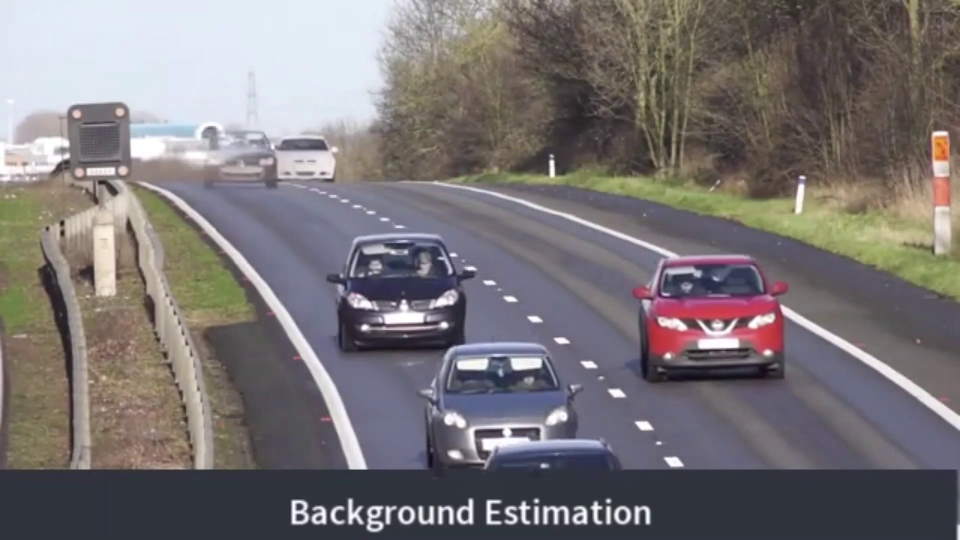
#> input picture frame 76 of _videos/backg_esti.mp4, 1920 x 1080 px, given in place of all_17-18-19_port_pas_23hataliport_.mp4, which was not available (shown at 1/2 size)
$ python semi_labeling.py   (older library calls are emulated)
#> lines starting #> are read from the running program, lines starting #| are printed output that depends on the picture; pictures that were not available may be replaced by others from this repository, and a replacement may not be noted
### tools/videocapture.py
import cv2
import time
import sys
sys.path.append('/vision/tools')

from configmanager import ConfigurationManager
from cameraparameters import CameraParameters
from datetime import datetime
from drawopencv import DrawingOpencv
import os
import glob
import copy
import sys


class VideoCapture:
    """
    Video üzerindeki tüm işlemlerin yapıldığı sınıftır.
    """

    def __init__(self, print_showing=False, pure_frame_save=False, vision_frame_save=True):
        """
        Parameters
        -----------
        print_showing: Boolean - sınıf içerisindeki çıktıların terminalde görünmesini/gizlenmesini sağlar
        pure_frame_save: Boolean - videonun orjinalinin/üzerine birşey yazılmamış halini seçili kamera parametrelerine göre kaydedilmesini sağlar.
        vision_frame_save: Boolean - videonun üzerine hesaplamalar yapılmış son halinin seçili kamere parametrelerine göre kaydedilmesini sağlar.

        Returns
        ----------
        return: None
        """
        self.cfg = ConfigurationManager()
        self.drawopencv = DrawingOpencv()

        self.camera_parameters = CameraParameters("video_airbus")

        self.class_id = int(self.cfg.config_readable['selected_class_id'])
        video_true_webcam_false = eval(self.cfg.config_readable['video_true_webcam_false'])

        if video_true_webcam_false:
            video_path = os.path.dirname(sys.argv[0]) + self.cfg.config_readable['video_path_file']
        else:
            video_path = 0

        self.video_capture = cv2.VideoCapture(video_path)
        self.frame_width = int(self.video_capture.get(3))
        self.frame_height = int(self.video_capture.get(4))

        self.frame_fps = int(self.video_capture.get(cv2.CAP_PROP_FPS))

        self.frame_number = 0
        self.print_showing = print_showing
        self.id = os.path.splitext(os.path.basename(video_path))[0]

        self.resizing = True
        self.new_width = int(self.video_capture.get(3))
        self.new_height = int(self.video_capture.get(4))

        self.selecetROI = False
        self.box = None

        if self.frame_width != self.camera_parameters.width:
            if self.resizing:
                self.scale = self.frame_width / self.camera_parameters.width
                self.new_width = self.camera_parameters.width
                self.new_height = int(self.frame_height / self.scale)
            else:
                self.new_width = self.frame_width
                self.new_height = self.frame_height


        self.pure_frame_save = pure_frame_save
        if self.pure_frame_save:
            self.pure_frame_save_out = cv2.VideoWriter(os.path.dirname(sys.argv[0]) +self.cfg.config_readable['video_save_path_folder']+str(datetime.now().strftime('%Y_%m_%d_%H%M%S'))+'_pure.avi',cv2.VideoWriter_fourcc(*'XVID'), self.frame_fps, (self.new_width,self.new_height))

        self.vision_frame_save = vision_frame_save
        if self.vision_frame_save:
            self.vision_frame_save_out = cv2.VideoWriter(os.path.dirname(sys.argv[0]) +self.cfg.config_readable['video_save_path_folder']+str(datetime.now().strftime('%Y_%m_%d_%H%M%S'))+'_vision.avi',cv2.VideoWriter_fourcc(*'XVID'), self.frame_fps, (self.new_width,self.new_height))


        directory = self.id
        parent_dir = os.path.dirname(sys.argv[0] + self.cfg.config_readable['video_save_path_folder'])
        path = os.path.join(parent_dir, directory)


        try:
            self.frame_number = int(self.cfg.config_changeable['last_frame'])
            self.video_capture.set(cv2.CAP_PROP_POS_FRAMES, self.frame_number)
            #print(latest_file)
        except:
            print("exception_videocapture_init")
            pass


    # [12 lines left out: functions save_pure_frame_save, save_vision_frame_save, not called in this run]

    def get_image(self):
        """
        video dan sırası gelen frame i alan kısımdır, aynı zaman da bölge seçmek, ekran görüntüsü almak gibi kısımlar da burada yapılır.

        Parameters
        -----------
        None:
        Returns
        -----------
        None:
        """

        start_read_frame = time.time()
        self.ret, self.img = self.video_capture.read()
#> self.img is the input picture: shape (1080, 1920, 3); mean B, G, R 117.9, 116.5, 121.4

        self.frame_number = self.frame_number + 1

        if self.ret == False:
            cv2.destroyAllWindows()
            self.img = None
            return

        if self.frame_width != self.camera_parameters.width:
            if self.resizing:
                self.img = cv2.resize(self.img, (self.new_width, self.new_height))
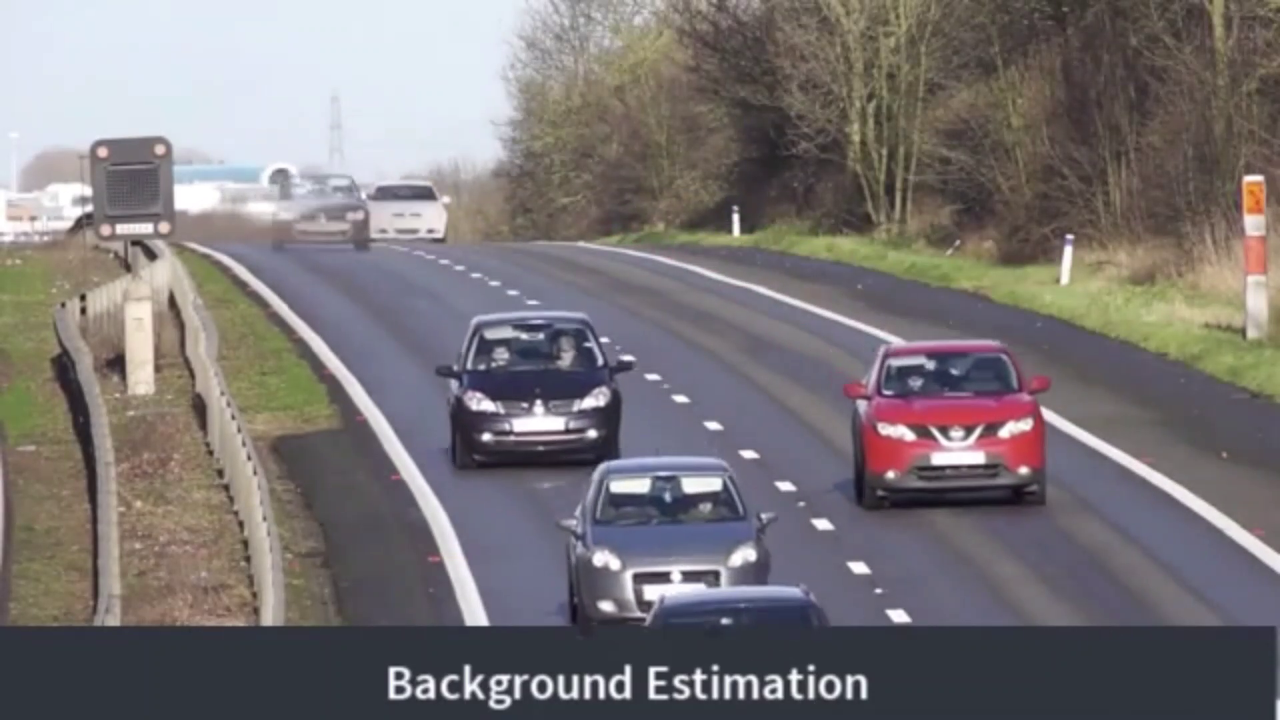
#> self.img: shape (720, 1280, 3); mean B, G, R 117.8, 116.5, 121.4

        self.img = cv2.cvtColor(self.img, cv2.COLOR_RGB2BGR)
        self.img_orj = copy.deepcopy(self.img)

        try:
            directory = self.id
            parent_dir = os.path.dirname(sys.argv[0]) + self.cfg.config_readable['video_save_path_folder']
            path = os.path.join(parent_dir, directory)
            text_name = path + "/" + str(self.frame_number) + "__" + str(self.id) + ".txt"

            if os.path.exists(text_name) == True:
                infile = open(text_name, 'r').readlines()
                for index,line in enumerate(infile):
                    try:
                        index = int(line.split(" ")[0])
                        yolo_x = int(float(line.split(" ")[1]) * self.new_width)
                        yolo_y = int(float(line.split(" ")[2]) * self.new_height)
                        yolo_w = int(float(line.split(" ")[3]) * self.new_width)
                        yolo_h = int(float(line.split(" ")[4]) * self.new_height)

                        x1 = yolo_x - int((yolo_w/2))
                        y1 = yolo_y - int((yolo_h/2))
                        self.drawopencv.drawing_rectangle(self.img, class_id=index, x1_y1=(x1, y1), x2_y2=(x1 + yolo_w, y1 + yolo_h), color=self.drawopencv.color_red)
                    except:
                        pass
        except:
            print("Çizimden dolayı hata oluştu!!! (Sistemin durmasına gerek yok) . videocapture get_image")
            pass

        self.drawopencv.drawing_time_stamp_text(self.img, selected_class=self.class_id)

        self.drawopencv.drawing_frame_number_text(self.img, self.frame_number, self.frame_fps)

        key = cv2.waitKey(1) & 0xFF

        if (key == 27 or key == ord("q")):
            self.ret = False

        if key == ord("s"):
            try:
                cv2.imwrite(os.path.dirname(sys.argv[0]) + self.cfg.config_readable['video_screenshots_path_folder']+str(time.time())+".png", cv2.cvtColor(self.img, cv2.COLOR_RGB2BGR))
            except:
                print("Exception Video Capture cv2.imwrite")
                pass

        if key == ord("r"):
            self.box = cv2.selectROI(self.cfg.config_readable['cv_imshow_title'], cv2.cvtColor(self.img, cv2.COLOR_RGB2BGR), fromCenter=False)
            if self.box[0] == 0 and self.box[1] == 0 and self.box[2] == 0 and self.box[3] == 0:
                self.selecetROI = False
            else:
                self.selecetROI = True

        if self.selecetROI == False:
            self.box = cv2.selectROI(self.cfg.config_readable['cv_imshow_title'], cv2.cvtColor(self.img, cv2.COLOR_RGB2BGR), fromCenter=False)
            if self.box[0] == 0 and self.box[1] == 0 and self.box[2] == 0 and self.box[3] == 0:
                self.selecetROI = False
            else:
                self.selecetROI = True

        self.read_frame_time = time.time() - start_read_frame
        if self.print_showing:
            print("Video Capture get_image time: ",self.read_frame_time)

### tools/drawopencv.py
from datetime import datetime, timedelta
import cv2
import numpy as np
import os
from dataclasses import dataclass
from pathlib import Path
import math
from math import atan2, pi, cos, sin

@dataclass
class GeoLocation:
    name: str
    latitude: float
    longitude: float


class Utils:
    location_coefficient = 10000000
    camera_height_max = 2081
    camera_height_min = 480

class DrawingOpencv:
    """
    Tum ekrana cizim islemlerinin yapildigi siniftir.

    """

    visual_beacon_min_distance = 30
    methods = ['cv2.TM_CCOEFF', 'cv2.TM_CCOEFF_NORMED', 'cv2.TM_CCORR', 'cv2.TM_CCORR_NORMED', 'cv2.TM_SQDIFF',
               'cv2.TM_SQDIFF_NORMED']
    methods_str = cv2.TM_CCOEFF_NORMED
    threshold_visual_vs_beacon = 3.09 # meter
    threshold_matching = 0.40 # %70
    max_match_template_corr_score = 1500111222
    min_match_template_corr_score =  200111222

    color_beacon = (255,0,0)
    color_text_beacon = (255,0,0)


    line_thick = 0.65
    color_blue = (0, 0, 255) #blue
    color_red = (255, 0, 0) #red
    color_pink = (240, 131, 244) #pink
    color_green = (7, 216, 17) #green

    def __init__(self):
        pass


    # [48 lines left out: functions angle_between, drawing_beacon_rectangle, not called in this run]

    @staticmethod
    def drawing_time_stamp_text(frame, selected_class):

        """
        Parameters
        -----------
        frame: image - o anki frame
        selected_class: integer - secili sinifin labeli

        Returns
        -----------
        None: geri donuse gerek yok gelen frame uzerine yaziliyor
        """
#> called with selected_class = 1

        ttemp_y = 3
        ttemp_y_end = 60
        sub_img = frame[ttemp_y:ttemp_y_end, 5:320]
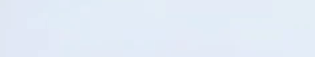
#> sub_img: shape (57, 315, 3); mean R, G, B 226.7, 235.4, 246.7
        white_rect = np.ones(sub_img.shape, dtype=np.uint8) * 255
        res = cv2.addWeighted(sub_img, 0.6, white_rect, 0.5, 1.0)
#> res: shape (57, 315, 3); every value is 255
        frame[ttemp_y:ttemp_y_end, 5:320] = res


        time_stamp = str(datetime.now())[:-3]
        textsize = cv2.getTextSize(time_stamp, cv2.FONT_HERSHEY_COMPLEX_SMALL, DrawingOpencv.line_thick, 1)[0]
        textX = int(10)
        textY = 30 #int(textsize[1]) + int((ttemp_y_end+ttemp_y)/2)

        cv2.putText(frame, "Selected Class Id: "+ str(selected_class), (textX,textY), cv2.FONT_HERSHEY_COMPLEX_SMALL, DrawingOpencv.line_thick, DrawingOpencv.color_blue, 1, cv2.LINE_AA)

    @staticmethod
    def drawing_frame_number_text(frame, frame_number, frame_fps):
        """
        Parameters
        -----------
        frame:image - o anki frame
        frame_number: integer - o anki bulunan frame sayisi
        frame_fps: integer -

        Returns
        -----------
        None: geri donuse gerek yok gelen frame üzerine yaziliyor.
        """
#> called with frame_number = 77, frame_fps = 30

        time_stamp = "frame number: "+str(frame_number)
        textsize = cv2.getTextSize(time_stamp, cv2.FONT_HERSHEY_COMPLEX_SMALL, DrawingOpencv.line_thick, 1)[0]
        textX = int(10)
        textY = 5 + int(textsize[1])

        total_second = int(frame_number / frame_fps)
        microseconds = (total_second * 1000) + int(frame_number % frame_fps)
        conversion = timedelta(seconds=total_second, microseconds=microseconds)
        converted_time = str(conversion)

        time_stamp = time_stamp #+ " time:" + converted_time[:-2]

        cv2.putText(frame, time_stamp,(textX,textY), cv2.FONT_HERSHEY_COMPLEX_SMALL, DrawingOpencv.line_thick, DrawingOpencv.color_green, 1, cv2.LINE_AA)
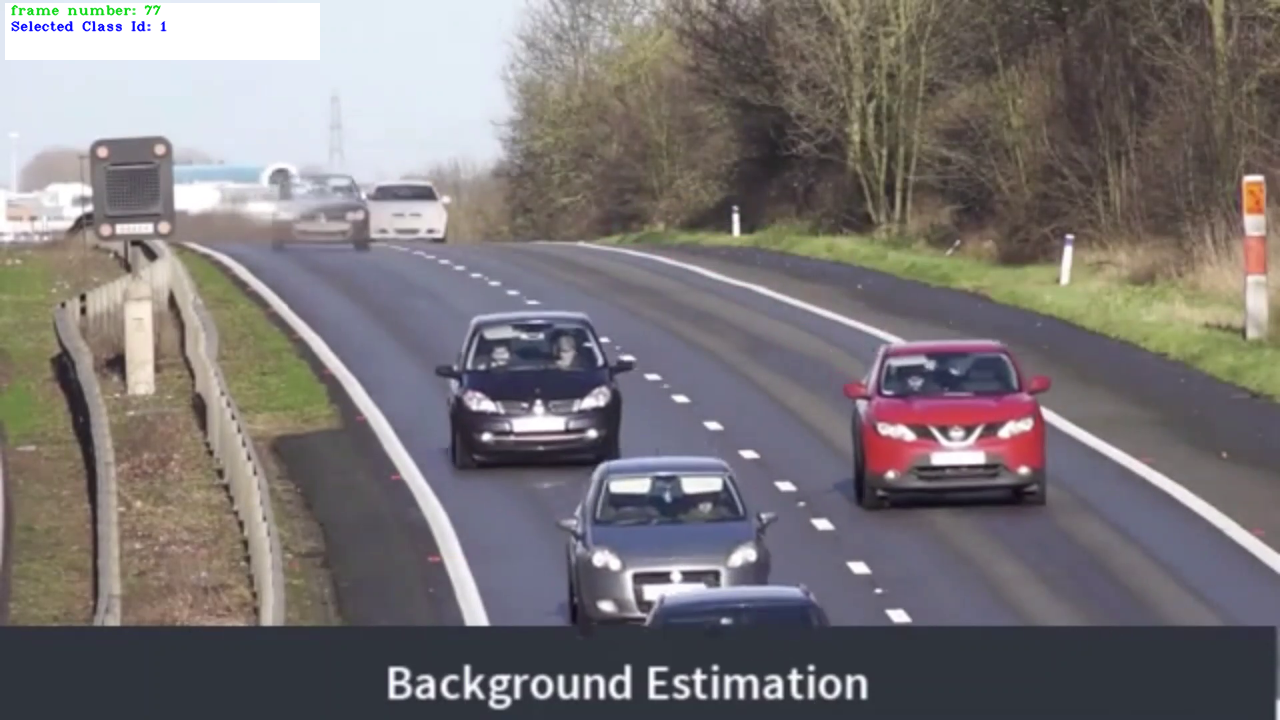
#> frame: shape (720, 1280, 3); mean R, G, B 121.7, 116.7, 117.9


    # [33 lines left out: functions drawing_rectangle, opencv_put_text, not called in this run]


### tools/configmanager.py
import configparser
import os
import sys


class ConfigurationManager:
    """
    Projeye ait tüm ilk ayarlarin yazili oldugu config_file.yaml dosyasini okuma ve bazi parametrelerini degistirmek icin yaratilan siniftir.
    """

    def __init__(self):
        self.config_readable, self.config_changeable = self.read_config_file()

    def read_config_file(self):
        """
        Parameters
        ------------
        None:

        Returns
        ------------
        config_readable : configparser - config okunabilir blogu
        config_changeable : configparser - config degistirilebilir blogu
        """

        path_of_the_config_yaml = os.path.dirname(sys.argv[0]) + '/config/config_file.yaml'
        config_f1 =configparser.ConfigParser()
        config_f1.read(path_of_the_config_yaml)
        config_readable = config_f1['readable']
        config_changeable = config_f1['changeable']
        return config_readable, config_changeable

    def set_last_frame(self, last_frame):
        """
        Parameters
        ------------
        last_frame: string - üzerinde calisilan en son frame numarasi

        Returns
        ------------
        rtn: Boolean - config verinin yazilma durumu
        """


        path_of_the_config_yaml = os.path.dirname(sys.argv[0]) + '/config/config_file.yaml'

        parser = configparser.ConfigParser()
        parser.read(path_of_the_config_yaml)
        parser.set('changeable', 'last_frame', str(last_frame))
        try:
            with open(path_of_the_config_yaml, "w+") as configfile:
                parser.write(configfile)
            return True

        except:
            # TODO: isin bitince sil
            print("set_last_frame exception")
            return False

    def set_selected_id(self, selected_id):
        """
        Parameters
        ------------
        selected_id: string -

        Returns
        ------------
        rtn: Boolean - config verinin yazilma durumu
        """

        path_of_the_config_yaml = os.path.dirname(sys.argv[0]) + '/config/config_file.yaml'
        parser = configparser.ConfigParser()
        parser.read(path_of_the_config_yaml)
        parser.set('readable', 'selected_class_id', str(selected_id))
        try:
            with open(path_of_the_config_yaml, "w+") as configfile:
                parser.write(configfile)
            return True
        except:
            return False


    # [68 lines left out: functions set_split_max_class_count, set_split_percentage_valid, set_split_type_yolov3_yolov5, not called in this run]

### tools/cameraparameters.py
class CameraParameters:
    """
    Kameralarin ozelliklerinin tanimlandigi kisimdir.
    """

    def __init__(self, camera_type='video_airbus'):
        """
        Parameters
        -----------
        camera_type: string

        Returns
        -----------
        None:
        """
        self.camera_info = self.camera_types(camera_type.lower())
        self.width = self.camera_info["width"]
        self.height = self.camera_info["height"]
        self.center_x = int(self.width / 2)
        self.center_y = int(self.height / 2)


    def camera_types(self, camera_type):
        """
        Parameters
        -----------
        camera_type: string

        Returns
        -----------
        return: Json
        """

        list_of_camera = {"default" : {"width": 1280, "height" : 720},
                        "hd": {"width": 1920, "height": 1080},
                         "webcam": {"width": 1280, "height": 960},
                         "webcam2": {"width": 640, "height": 480 },
                         "video_airbus"  : {"width": 1280, "height" : 720}
                         }
        if camera_type in list_of_camera.keys():
            return list_of_camera[camera_type]
        raise ValueError(f"Error: Input camera name is not defined. Please define it. Input camera name: {camera_type}")

    # [5 lines left out: function __str__, not called in this run]

### semi_labeling.py
import warnings
warnings.filterwarnings("ignore")
from turtle import width
from enum import Enum
import os
import numpy as np
import cv2
import time
import argparse

import sys
sys.path.append('tools')
from configmanager import ConfigurationManager
from videocapture import VideoCapture
from drawopencv import DrawingOpencv

class TrackerTypes(Enum):
    BOOSTING = 0,
    MIL = 1,
    KCF = 2,
    TLD = 3,
    MEDIANFLOW = 4,
    GOTURN = 5,
    MOSSE = 6,
    CSRT = 7,


class SingleObjectTracking:
    """
    Tracking yapildigi siniftir.
    Etiketlenen framelerin ve txtlerin yazildigi kisimdir.
    classes.txt bu sinifta yaratilir ve kontrol edilir.
    """

    # [198 lines left out: functions __init__, selected_tracker, init_box_selected, update_frame, yolo_format, not called in this run]


def main():
    """
    İslemin basladigi ana siniftir.
    """

    while True:

        video_capture.get_image()
#> (key q is pressed here)

        if (video_capture.ret == False):
            break

        video_capture.save_pure_frame_save(video_capture.img)

        # Region Context
        if (video_capture.selecetROI==True):
            if video_capture.box is not None:
                single_object_tracking = SingleObjectTracking(TrackerTypes.BOOSTING.name, video_capture.id)
                single_object_tracking.init_box_selected(video_capture.img, video_capture.box)
                video_capture.box = None

            return_tracking = single_object_tracking.update_frame(frame=video_capture.img, frame_orj=video_capture.img_orj, frame_number=video_capture.frame_number, selected_class_id=video_capture.class_id)
            if return_tracking == False:
                video_capture.selecetOI=False


        # End Region Context
        video_capture.save_vision_frame_save(video_capture.img)
        cv2.imshow(configurationManager.config_readable['cv_imshow_title'], cv2.cvtColor(video_capture.img, cv2.COLOR_RGB2BGR))

        if video_capture.selecetROI == True:
            time.sleep(0.05)


if __name__ == '__main__':
    configurationManager = ConfigurationManager()

    parser = argparse.ArgumentParser()

    class_id = configurationManager.config_readable['selected_class_id']
    last_frame = configurationManager.config_changeable['last_frame']

    parser.add_argument('-c', '--selected_class_id', help="Secilecek class id", default=class_id)
    parser.add_argument('-l', '--last_frame', help="Baslanilmasi istenen frame numarasi", default=last_frame)

    args = parser.parse_args()


    configurationManager.set_selected_id(selected_id=str(args.selected_class_id))
    configurationManager.set_last_frame(last_frame=str(args.last_frame))

    '''
    parser = argparse.ArgumentParser()
    parser.add_argument('-p', '--egitim_True_predticonandcheck_False', help="egitim_True_predticonandcheck_False", action='store_true')
    args = parser.parse_args()
    prepare(args)


    bb= eval(str(args.egitim_True_predticonandcheck_False))


    '''


    video_capture = VideoCapture(vision_frame_save=False)

#> (the run stopped early here; a loop or call above may not have finished)
